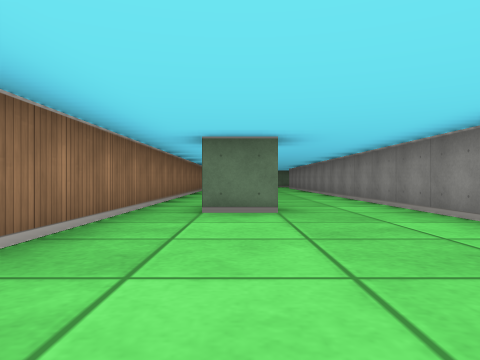
[1] (above)

14 first-person views from a walk through a cub3D ray-caster map. The camera is about half as high as the walls, looks level and sees 70° across. The floor is counted in squares. Each view is taken from the middle of a square. On the plan, view 1 faces up. The plan holds only what a view shows up to about 9 squares ahead; the rest is blank.

[2]
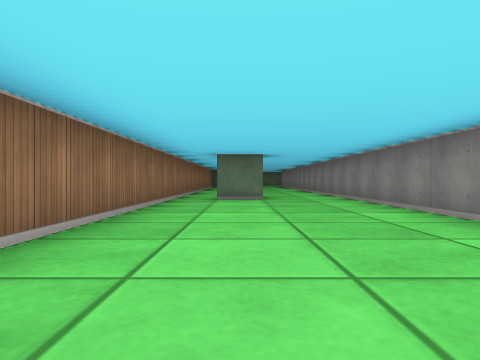

[3]
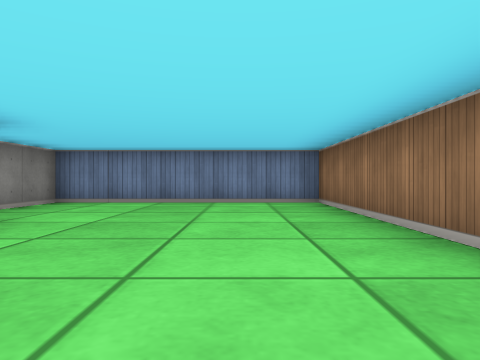

[4]
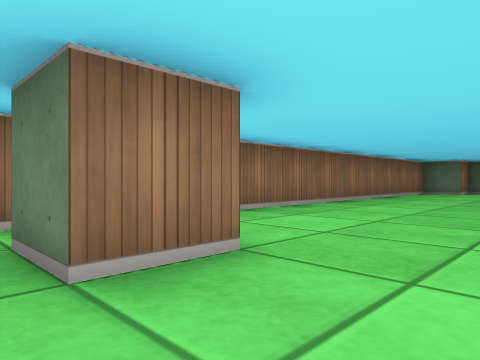

[5]
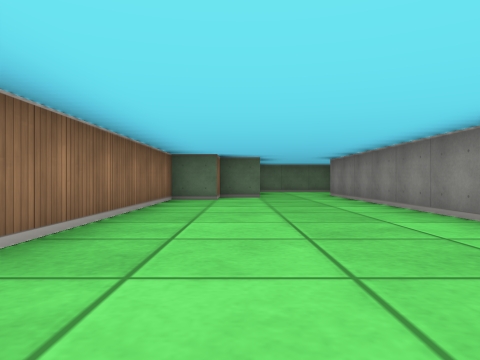

[6]
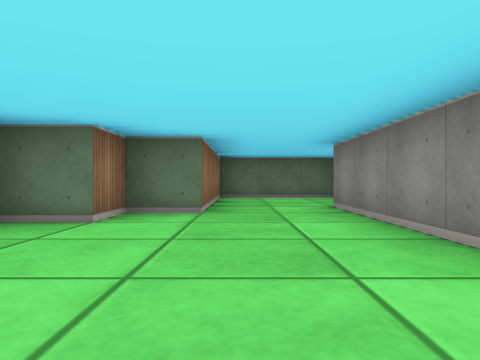

[7]
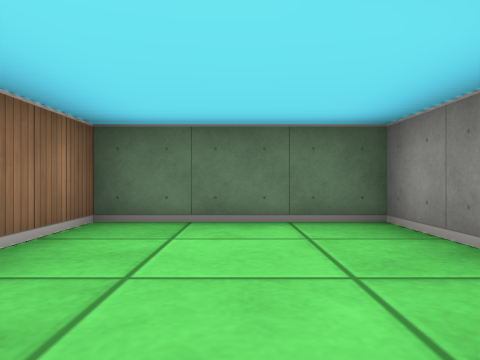

[8]
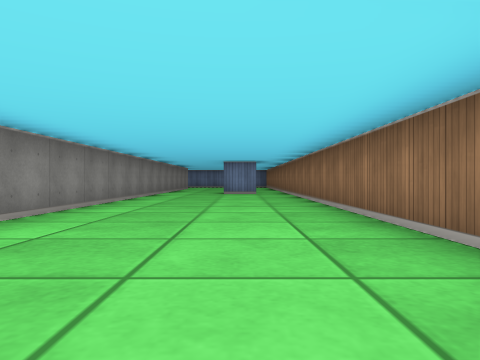

[9]
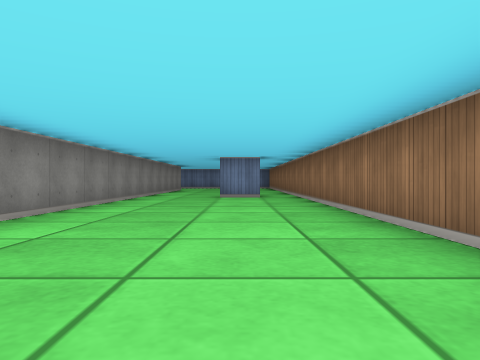

[10]
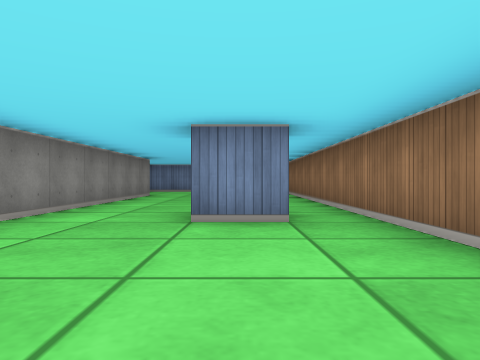

[11]
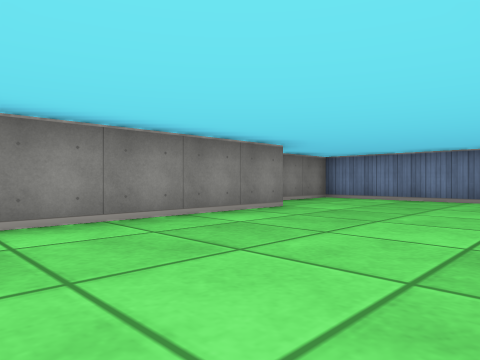

[12]
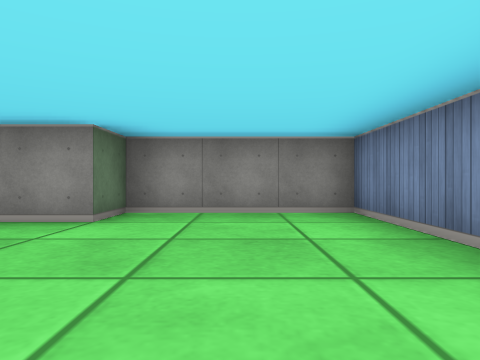

[13]
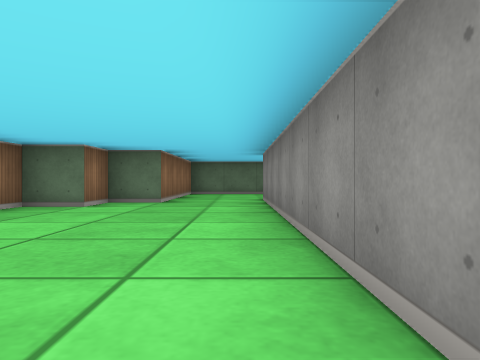

[14]
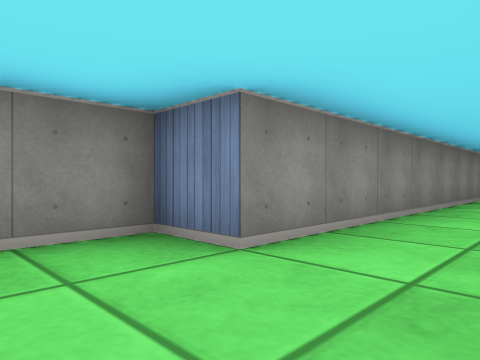

### Floor plan
Points are (right, up) in squares from view 1. A wall is a line through its corners. A room is listed if a view was taken in it or the views show most of it. See-through windows are left out.
Room 1 (views 1, 2, 3, 4, 5, 6, 7, 8, 9, 10, 11, 12, 13, 14)
walls: (-0.5, 5.5) (0.5, 5.5) (0.5, 4.5) (-0.5, 4.5); (-0.5, 15.5) (-1.5, 15.5) (-1.5, -3.5) (3.5, -3.5) (3.5, -0.5) (2.5, -0.5) (2.5, 17.5) (3.5, 17.5) (3.5, 20.5) (0.5, 20.5) (0.5, 16.5) (-0.5, 16.5) (-0.5, 15.5)

Positions as (right, up) in squares from view 1, and headings:
1: (0, 0), facing up
2: (0, -3), facing up
3: (0, 3), facing down
4: (2, 4), facing up-left
5: (0, 8), facing up
6: (1, 12), facing up
7: (2, 17), facing up
8: (0, 16), facing down
9: (0, 14), facing down
10: (0, 9), facing down
11: (-1, 4), facing down-right
12: (-1, -2), facing right
13: (2, 10), facing up
14: (1, 19), facing down-right
